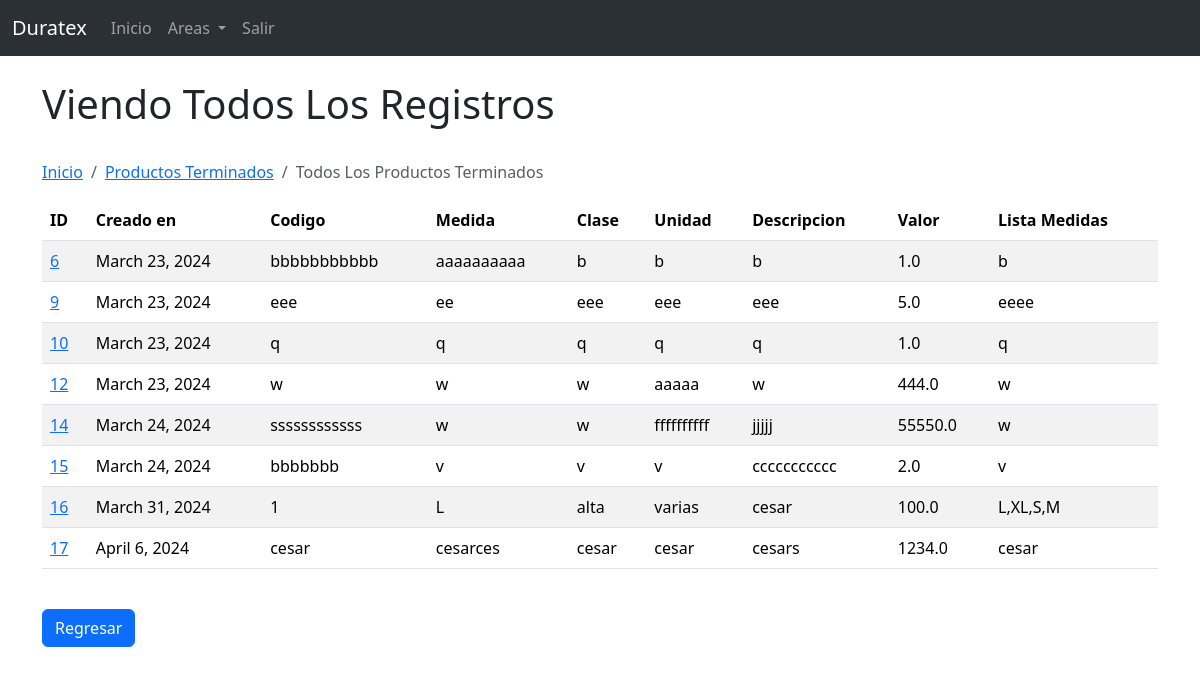
Before: /productos_terminados/registros/ (signed in) with the older database file.
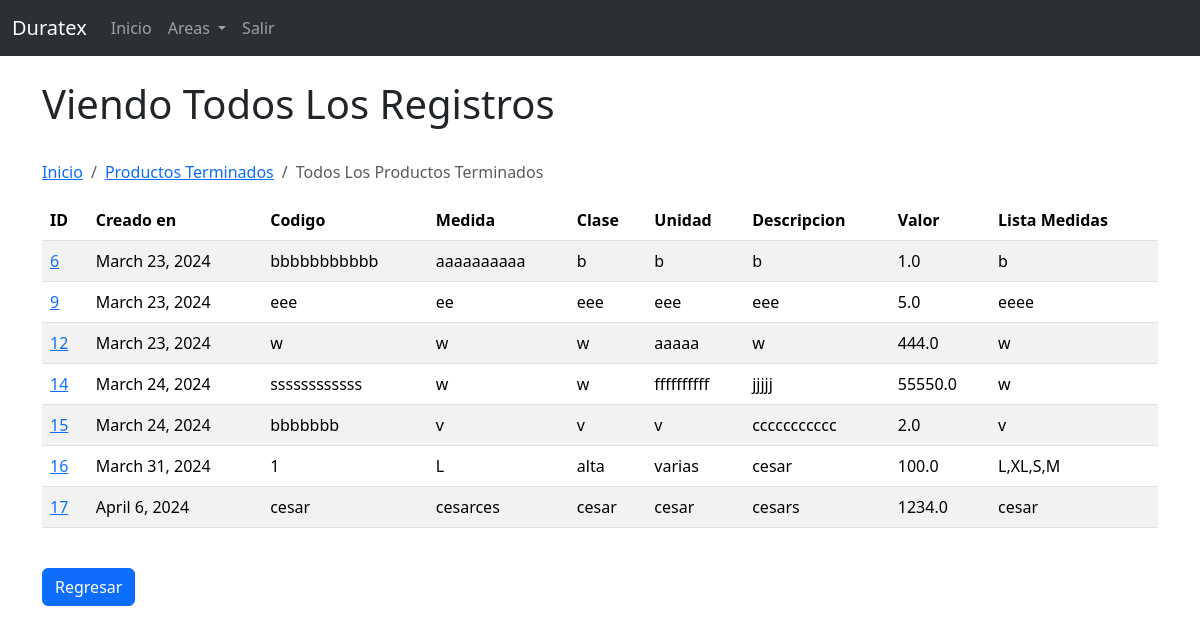
After: the same page with the newer database file.
### sfcs/models.py (models this page shows, shortened)
class Almacen(models.Model):
    creado_en = models.DateField(auto_now_add=True)
    codigo = models.CharField(max_length=100)
    medida = models.CharField(max_length=100)
    clase = models.CharField(max_length=100)
    unidad = models.CharField(max_length=100)
    descripcion = models.CharField(max_length=150)
    valor = models.FloatField(max_length=15)
    lista_medidas = models.CharField(max_length=100)
    objects = DataFrameManager()

### sfcs/views.py (the view)
# urls.py: path('productos_terminados/registros/', views.productos_terminados, name='productos_terminados_registros'),
def productos_terminados(request):
    if request.user.is_authenticated:
        registros = Almacen.objects.all()
    else:
        messages.error(request, "Debes de iniciar sesion!")
        print ("no ha iniciado sesion para ver esa pagina")
        return redirect('home')
    return render(request, 'productos_terminados/registro.html', {'registros': registros})

### sfcs/templates/productos_terminados/registro.html (shortened to what this page needs)
{% extends 'base.html' %}
{% block content %}
{% if user.is_authenticated %}
<h1>Viendo Todos Los Registros</h1>
<br/>
<nav aria-label="breadcrumb">
  <ol class="breadcrumb">
    <li class="breadcrumb-item"><a href="{% url 'home' %}"">Inicio</a></li>
    <li class="breadcrumb-item"><a href="{% url 'productos_terminados' %}">Productos Terminados</a></li>
    <li class="breadcrumb-item active" aria-current="page">Todos Los Productos Terminados</li>
  </ol>
</nav>
{% if registros %}
<table class="table table-striped table-hover">
  <thead>
    <tr>
      <th scope="col">ID</th>
      <th scope="col">Creado en</th>
      <th scope="col">Codigo</th>
      <th scope="col">Medida</th>
      <th scope="col">Clase</th>
      <th scope="col">Unidad</th>
      <th scope="col">Descripcion</th>
      <th scope="col">Valor</th>
      <th scope="col">Lista Medidas</th>
    </tr>
  </thead>
  <tbody>
    {% for registro in registros %}
    <tr>
      <td><a href="{% url 'productos_terminados_registro' registro.id %}"">{{ registro.id }}</a></td>
      <td>{{ registro.creado_en }}</td>
      <td>{{ registro.codigo }}</td>
      <td>{{ registro.medida }}</td>
      <td>{{ registro.clase }}</td>
      <td>{{ registro.unidad }}</td>
      <td>{{ registro.descripcion }}</td>
      <td>{{ registro.valor }}</td>
      <td>{{ registro.lista_medidas }}</td>
    </tr>
    {% endfor %}
  </tbody>
</table>
{% endif %}
<br/>
<a href="{% url 'productos_terminados' %}" class="btn btn-primary">Regresar</a>
<br/>
{% endif %}
{% endblock %}

### sfcs/templates/base.html (shortened to what this page needs)
<!doctype html>
<html lang="en">
  <head>
    <link href="https://cdn.jsdelivr.net/npm/bootstrap@5.3.3/dist/css/bootstrap.min.css" rel="stylesheet">
  </head>
  <body>
    {% include 'navbar.html' %}
    <div class="container"><br>
        {% block content %}
        {% endblock %}
    </div>
  </body>
</html>

### sfcs/templates/navbar.html (shortened to what this page needs)
<nav class="navbar navbar-expand-lg bg-body-tertiary" data-bs-theme="dark">
    <div class="container-fluid">
      <a class="navbar-brand" href="/">Duratex</a>
      <div class="collapse navbar-collapse" id="navbarNav">
        <ul class="navbar-nav">
          <li class="nav-item">
            <a class="nav-link" aria-current="page" href="#">Inicio</a>
          </li>
          <li class="nav-item dropdown">
            <a class="nav-link dropdown-toggle" href="#" role="button" data-bs-toggle="dropdown" aria-expanded="false">
              Areas
            </a>
          </li>
            {% if user.is_authenticated %}
          <li class="nav-item">
            <a class="nav-link" href="{% url 'logout' %}">Salir</a>
          </li>
          {% endif %}
        </ul>
      </div>
    </div>
  </nav>

Changed rows visible on the page:
removed Almacen: id "10", creado_en "March 23, 2024", codigo "q", medida "q", clase "q", unidad "q", descripcion "q", valor "1.0", lista_medidas "q"
